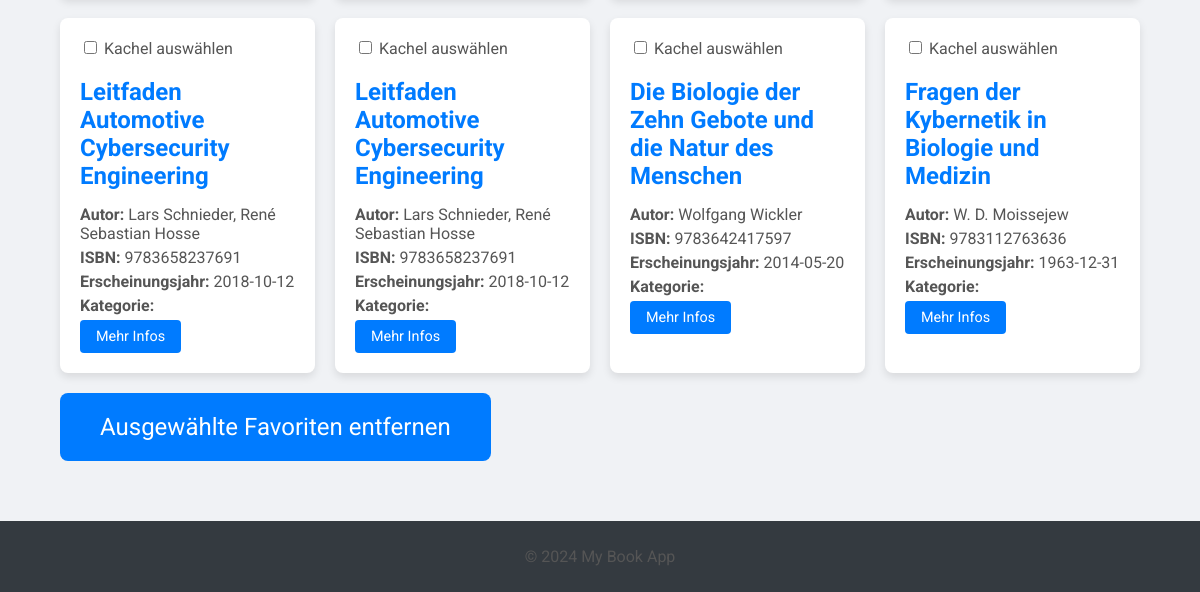
The page /favorites (signed in, lower part) on the database as committed earlier.
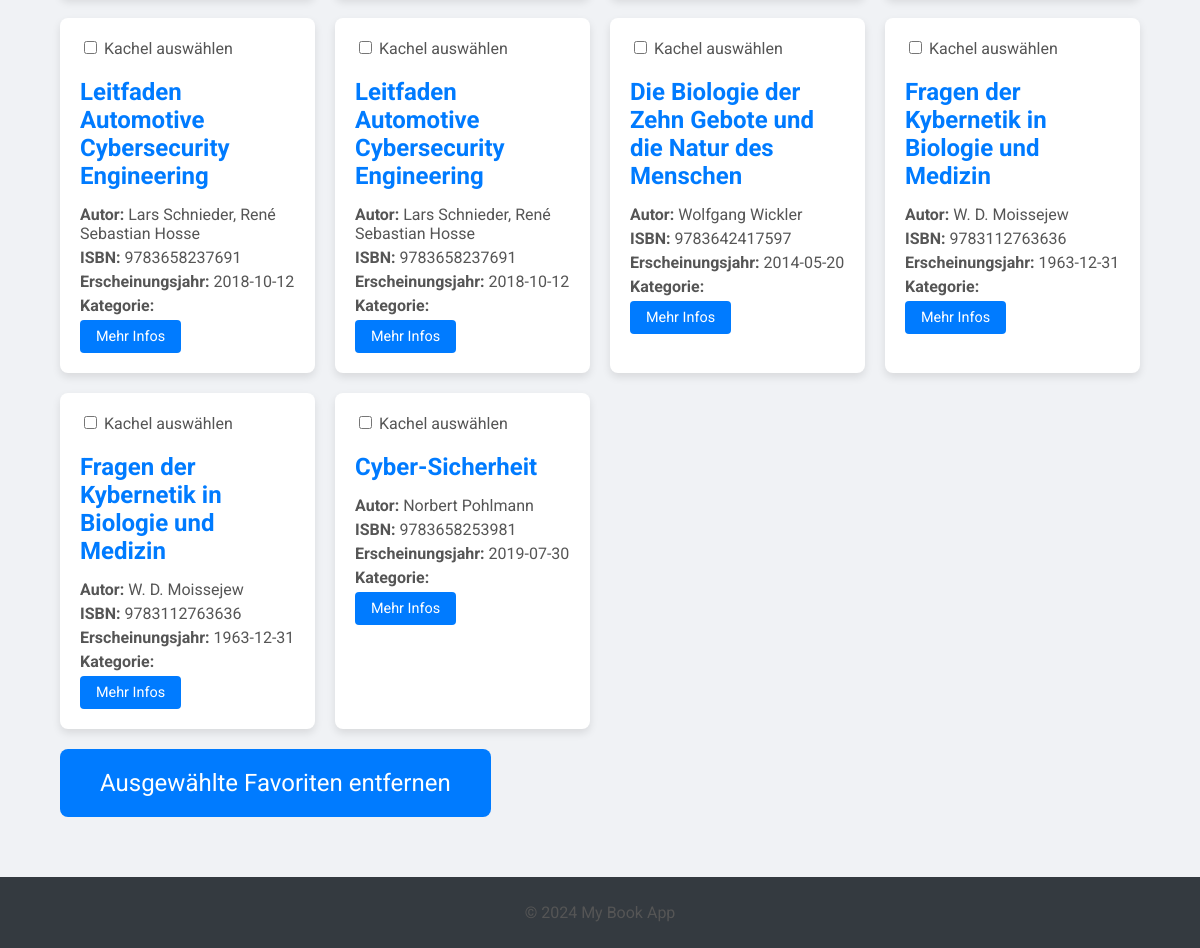
The same page on the database as committed later.
### tables this page shows
CREATE TABLE favorites (
            id INTEGER PRIMARY KEY AUTOINCREMENT,
            user_id INTEGER,
            book_title TEXT,
            author TEXT,
            isbn TEXT,
            publication_year TEXT,
            FOREIGN KEY(user_id) REFERENCES users(id)
        );

### app.py (the view, shortened to what this page needs)
@app.route('/favorites', methods=['GET', 'POST'])
def favorites():
    if 'user_id' not in session:
        return redirect('/login')  # Benutzer muss eingeloggt sein
    user_id = session['user_id']
    favorites = database.get_favorites(user_id)
    return render_template('favorites.html', favorites=favorites)

### backend/database.py (called while the page is built)
def connect_db():
    return sqlite3.connect('database.db')

def get_favorites(user_id):
    conn = connect_db()
    cur = conn.cursor()
    cur.execute("SELECT book_title, author, isbn, publication_year FROM favorites WHERE user_id = ?", (user_id,))
    favorites = cur.fetchall()
    conn.close()
    return [{'title': row[0], 'author': row[1], 'isbn': row[2], 'publication_year': row[3]} for row in favorites]

### templates/favorites.html (shortened to what this page needs)
{% extends "base.html" %}
{% block content %}
    <div class="container">
        {% if favorites %}
            <form method="POST" action="/remove_favorites">
                <div class="card-container">
                    {% for book in favorites %}
                        <div class="card" id="card-{{ loop.index }}" onclick="toggleCardSelection({{ loop.index }})">
                            <label>
                                <input type="checkbox" name="selected_books" value="{{ book.isbn }}" id="checkbox-{{ loop.index }}">
                                <span>Kachel auswählen</span>
                            </label>
                            <h2>{{ book.title }}</h2>
                            <p><strong>Autor:</strong> {{ book.author }}</p>
                            <p><strong>ISBN:</strong> {{ book.isbn }}</p>
                            <p><strong>Erscheinungsjahr:</strong> {{ book.publication_year }}</p>
                            <p><strong>Kategorie:</strong> {{ book.category }}</p>
                            <button type="button" class="btn-small" onclick="toggleDescription({{ loop.index }})">Mehr Infos</button>
                        </div>
                    {% endfor %}
                </div>
                <button type="submit" class="btn-large">Ausgewählte Favoriten entfernen</button>
            </form>
        {% else %}
            <p>Du hast noch keine Favoriten gespeichert.</p>
        {% endif %}
    </div>
{% endblock %}

### templates/base.html (shortened to what this page needs)
<!DOCTYPE html>
<html lang="en">
<head>
    <link rel="stylesheet" href="/static/styles.css">
</head>
<body>
    <div class="wrapper">
        <div class="content">
            {% block content %}{% endblock %}
        </div>
        <footer>
            <p>&copy; 2024 My Book App</p>
        </footer>
    </div>
</body>
</html>

### static/styles.css (style rules this page uses)
body { font-family: 'Roboto', sans-serif; background-color: #f0f2f5; margin: 0; padding: 0; color: #333; }
h1, h2 { font-weight: 700; color: #333; }
h2 { font-size: 1.5em; margin-bottom: 15px; }
.container { width: 90%; max-width: 1200px; margin: 0 auto; padding: 20px; text-align: center; }
.btn-large { padding: 20px 40px; font-size: 1.5em; background-color: #007BFF; color: white; border-radius: 8px; transition: background-color 0.3s ease; }
.btn-small { padding: 8px 16px; font-size: 0.9em; background-color: #007BFF; color: white; border-radius: 4px; transition: background-color 0.3s ease; }
button { font-family: 'Roboto', sans-serif; font-size: 1.1em; padding: 10px 20px; background-color: #007BFF; color: white; border: none; border-radius: 4px; cursor: pointer; transition: background-color 0.3s; }
.card-container { display: grid; grid-template-columns: repeat(auto-fill, minmax(250px, 1fr)); gap: 20px; margin-top: 20px; }
.card { background-color: #ffffff; border-radius: 8px; box-shadow: 0 4px 8px rgba(0, 0, 0, 0.1); padding: 20px; text-align: left; transition: transform 0.3s ease; }
.card h2 { color: #007BFF; font-size: 1.5em; }
.card p { color: #555; font-size: 1em; margin: 5px 0; }
footer { text-align: center; padding: 10px 0; background-color: #343a40; color: #ffffff; width: 100%; margin-top: 40px; }
.btn-large { margin-top: 20px; display: block; }

Rows that differ between the two databases and show on the page:
added favorites: title "Fragen der Kybernetik in Biologie und Medizin", author "W. D. Moissejew", isbn "9783112763636", publication_year "1963-12-31"
added favorites: title "Cyber-Sicherheit", author "Norbert Pohlmann", isbn "9783658253981", publication_year "2019-07-30"
